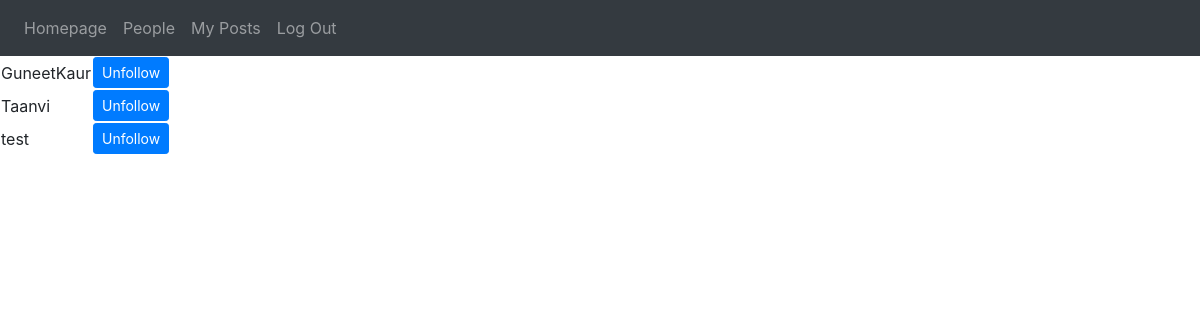
The page /people (signed in) on the database as committed earlier.
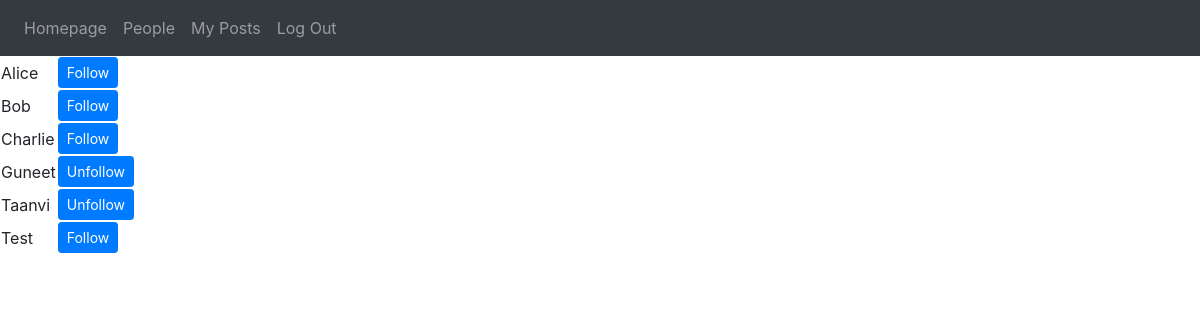
The same page on the database as committed later.
### tables this page shows
CREATE TABLE users (
		id INTEGER PRIMARY KEY AUTOINCREMENT NOT NULL,
		username TEXT NOT NULL,
		hash TEXT NOT NULL
);

### application.py (the view)
@app.route("/people")
@login_required
def people():
    persons = getPersons()
    followers = getFollowers()
    return render_template("people.html", persons=persons, followers=followers)

### models.py (called while the page is built)
def initialise(option, connection=False):
    con = sql.connect(path.join(ROOT, "socialMedia.db"))
    if option == 2:
        con.row_factory = sql.Row
        cur = con.cursor()
        if connection == False:
            return cur
        else:
            return cur, con
    else:
        cur = con.cursor()
        if option == 1:
            if connection == False:
                return cur
            else:
                return cur, con
        user_id = session["user_id"]
        if connection == False:
            return cur, user_id
        else:
            return cur, user_id, con

def login_required(f):
    @wraps(f)
    def decorated_function(*args, **kwargs):
        if session.get("user_id") is None:
            return redirect("/login")
        return f(*args, **kwargs)
    return decorated_function

def getPersons():
    cur, user_id = initialise(3)
    cur.execute("SELECT username FROM users WHERE NOT username = (SELECT username FROM users WHERE id = ?)", [user_id])
    tempPersons = cur.fetchall()
    persons = []
    for person in tempPersons:
        persons.append(person[0])
    persons.sort()
    return persons

### templates/people.html (shortened to what this page needs)
{% extends "layout.html" %}
{% block main %}
    <table>
        {% for person in persons %}
            <tr>
                <td>{{ person }}</td>
                {% if person not in followers %}
                    <td><a class="btn btn-primary btn-sm" href="{{ url_for('follow', following=person) }}">Follow</a></td>
                {% else %}
                    <td><a class="btn btn-primary btn-sm" href="{{ url_for('unfollow', following=person) }}">Unfollow</a></td>
                {% endif %}
            </tr>
        {% endfor %}
    </table>
{% endblock %}

Rows that differ between the two databases and show on the page:
added users: username "Alice"
added users: username "Bob"
added users: username "Charlie"
changed users: username "GuneetKaur" → "Guneet"
changed users: username "test" → "Test"; username "Unfollow" → "Follow"
